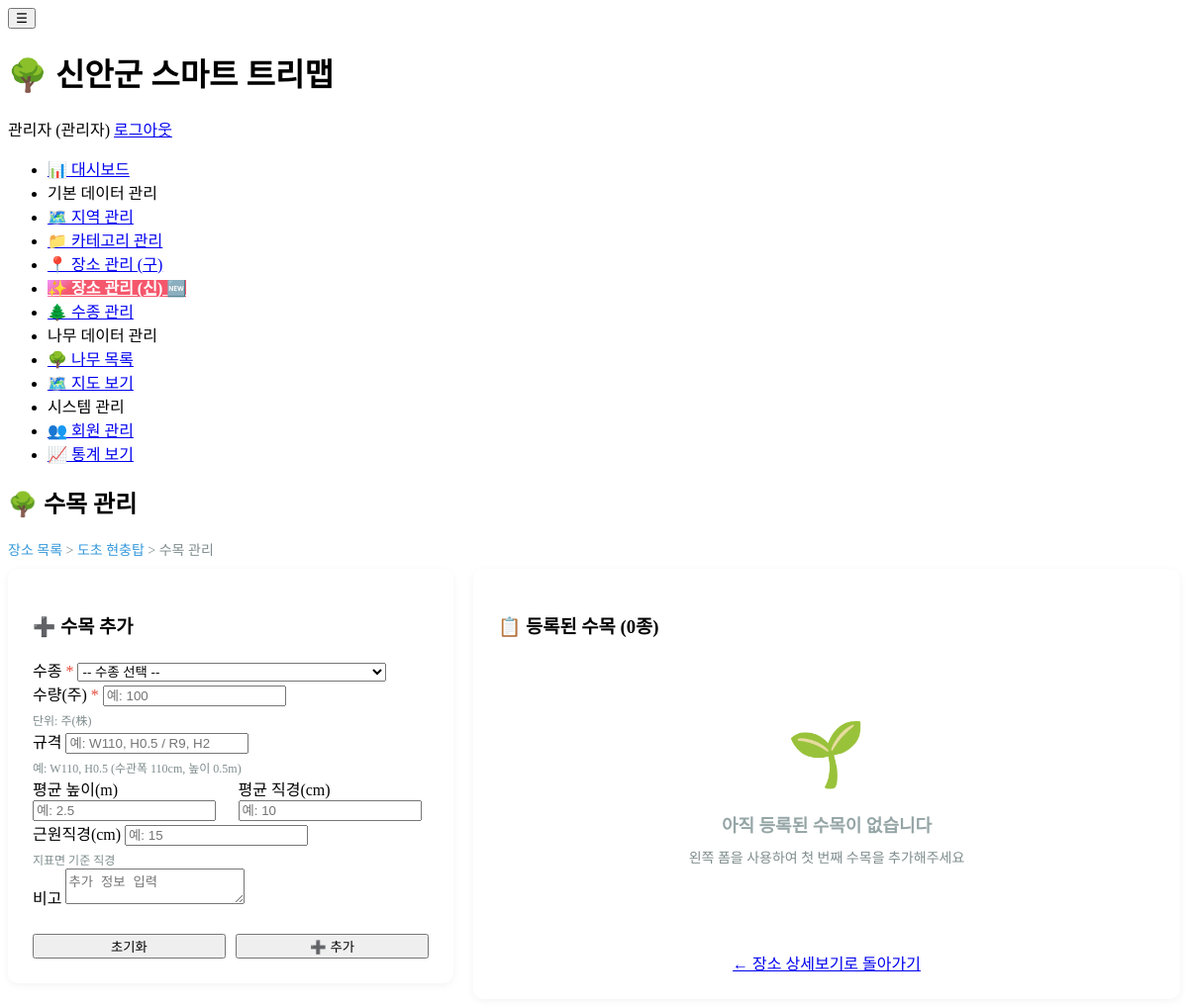
The page /admin/locations/manage_trees.php?location_id=31 (signed in) on the database as committed earlier.
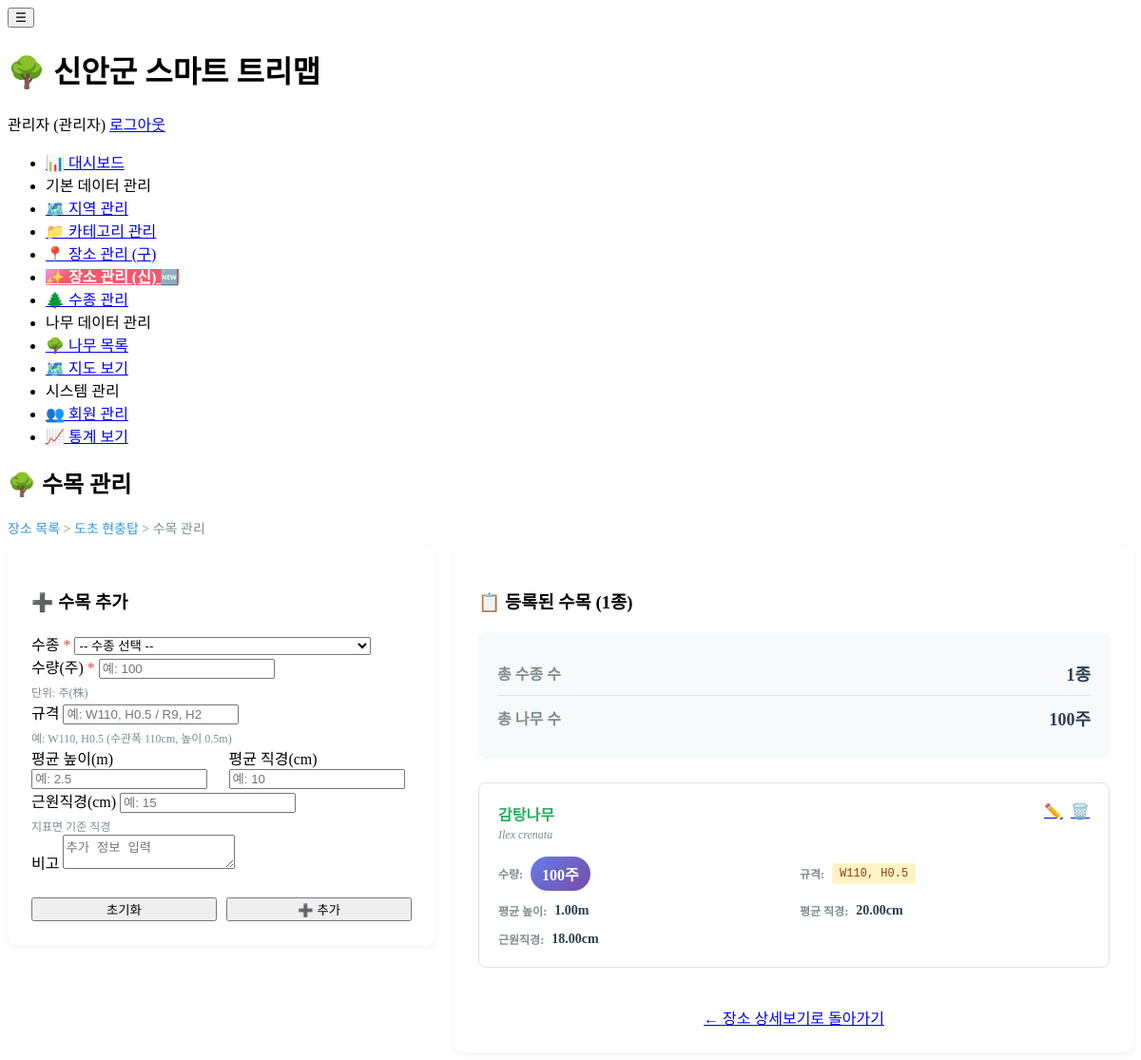
The same page on the database as committed later.
### tables this page shows
CREATE TABLE `location_trees` (
  `location_tree_id` int(11) NOT NULL COMMENT '장소별 수목 ID',
  `location_id` int(11) NOT NULL COMMENT '장소 ID',
  `species_id` int(11) NOT NULL COMMENT '수종 ID',
  `quantity` int(11) NOT NULL DEFAULT 0 COMMENT '수량(주)',
  `size_spec` varchar(50) DEFAULT NULL COMMENT '규격 (예: W110,H0.5 / R9,H2)',
  `average_height` decimal(5,2) DEFAULT NULL COMMENT '평균 높이(m)',
  `average_diameter` decimal(5,2) DEFAULT NULL COMMENT '평균 직경(cm)',
  `root_diameter` decimal(5,2) DEFAULT NULL COMMENT '근원직경(cm)',
  `notes` text DEFAULT NULL COMMENT '비고',
  `created_at` timestamp NOT NULL DEFAULT current_timestamp() COMMENT '생성일시',
  `updated_at` timestamp NOT NULL DEFAULT current_timestamp() ON UPDATE current_timestamp() COMMENT '수정일시'
);

CREATE TABLE `tree_species_master` (
  `species_id` int(11) NOT NULL,
  `scientific_name` varchar(200) NOT NULL,
  `korean_name` varchar(100) NOT NULL,
  `english_name` varchar(100) DEFAULT NULL,
  `family` varchar(100) DEFAULT NULL COMMENT '����',
  `genus` varchar(100) DEFAULT NULL COMMENT '�Ӹ�',
  `characteristics` text DEFAULT NULL COMMENT 'Ư¡',
  `growth_info` text DEFAULT NULL COMMENT '���� ����',
  `care_guide` text DEFAULT NULL COMMENT '���� ���̵�',
  `thumbnail_url` varchar(500) DEFAULT NULL,
  `created_at` timestamp NOT NULL DEFAULT current_timestamp()
);

### admin/locations/manage_trees.php (the view, shortened to what the changed rows need)
<?php
$database = new Database();
$db = $database->getConnection();
$location_id = isset($_GET['location_id']) ? (int)$_GET['location_id'] : 0;
$edit_id = isset($_GET['edit']) ? (int)$_GET['edit'] : 0;
$trees_query = "SELECT
                lt.*,
                s.korean_name,
                s.scientific_name
                FROM location_trees lt
                JOIN tree_species_master s ON lt.species_id = s.species_id
                WHERE lt.location_id = :location_id
                ORDER BY lt.quantity DESC, s.korean_name ASC";
$trees_stmt = $db->prepare($trees_query);
$trees_stmt->bindParam(':location_id', $location_id);
$trees_stmt->execute();
$trees = $trees_stmt->fetchAll();
include '../../includes/header.php';
?>
<div class="page-header">
    <div>
        <h2>🌳 수목 관리</h2>
    </div>
</div>
<div class="content-grid">
    <div class="list-panel">
        <h3 class="card-header" style="margin-bottom: 20px;">
            📋 등록된 수목 (<?php echo count($trees); ?>종)
        </h3>
        <?php if (count($trees) > 0): ?>
        <div class="summary-box">
            <div class="summary-row">
                <div class="summary-label">총 수종 수</div>
                <div class="summary-value"><?php echo number_format(count($trees)); ?>종</div>
            </div>
            <div class="summary-row">
                <div class="summary-label">총 나무 수</div>
                <div class="summary-value">
                    <?php
                    $total_quantity = array_sum(array_column($trees, 'quantity'));
                    echo number_format($total_quantity);
                    ?>주
                </div>
            </div>
        </div>
        <div class="tree-list">
            <?php foreach ($trees as $tree): ?>
            <div class="tree-item <?php echo ($edit_id == $tree['location_tree_id']) ? 'editing' : ''; ?>">
                <div class="tree-header">
                    <div>
                        <div class="tree-species">
                            <?php echo htmlspecialchars($tree['korean_name']); ?>
                        </div>
                        <?php if ($tree['scientific_name']): ?>
                        <div class="tree-scientific">
                            <?php echo htmlspecialchars($tree['scientific_name']); ?>
                        </div>
                        <?php endif; ?>
                    </div>
                    <div class="tree-actions">
                        <a href="manage_trees.php?location_id=<?php echo $location_id; ?>&edit=<?php echo $tree['location_tree_id']; ?>"
                           class="btn btn-sm btn-primary">✏️</a>
                        <a href="manage_trees.php?location_id=<?php echo $location_id; ?>&delete=<?php echo $tree['location_tree_id']; ?>"
                           class="btn btn-sm btn-danger"
                           onclick="return confirm('정말 삭제하시겠습니까?')">🗑️</a>
                    </div>
                </div>
                <div class="tree-details">
                    <div class="detail-item">
                        <div class="detail-label">수량:</div>
                        <div class="quantity-badge"><?php echo number_format($tree['quantity']); ?>주</div>
                    </div>
                    <?php if ($tree['size_spec']): ?>
                    <div class="detail-item">
                        <div class="detail-label">규격:</div>
                        <div class="size-badge"><?php echo htmlspecialchars($tree['size_spec']); ?></div>
                    </div>
                    <?php endif; ?>
                    <?php if ($tree['average_height']): ?>
                    <div class="detail-item">
                        <div class="detail-label">평균 높이:</div>
                        <div class="detail-value"><?php echo number_format($tree['average_height'], 2); ?>m</div>
                    </div>
                    <?php endif; ?>
                    <?php if ($tree['average_diameter']): ?>
                    <div class="detail-item">
                        <div class="detail-label">평균 직경:</div>
                        <div class="detail-value"><?php echo number_format($tree['average_diameter'], 2); ?>cm</div>
                    </div>
                    <?php endif; ?>
                    <?php if ($tree['root_diameter']): ?>
                    <div class="detail-item">
                        <div class="detail-label">근원직경:</div>
                        <div class="detail-value"><?php echo number_format($tree['root_diameter'], 2); ?>cm</div>
                    </div>
                    <?php endif; ?>
                </div>
            </div>
            <?php endforeach; ?>
        </div>
        <?php else: ?>
        <div class="empty-state" style="text-align: center; padding: 60px 20px; color: #95a5a6;">
            <div style="font-size: 64px; margin-bottom: 20px;">🌱</div>
            <div style="font-size: 18px; font-weight: 600; margin-bottom: 10px;">
                아직 등록된 수목이 없습니다
            </div>
            <div style="font-size: 14px; color: #7f8c8d;">
                왼쪽 폼을 사용하여 첫 번째 수목을 추가해주세요
            </div>
        </div>
        <?php endif; ?>
        <div style="margin-top: 25px; text-align: center;">
            <a href="view.php?id=<?php echo $location_id; ?>" class="btn btn-secondary">
            </a>
        </div>
    </div>
</div>
<?php include '../../includes/footer.php'; ?>

Rows that differ between the two databases and show on the page:
added location_trees: species.korean_name "감탕나무", species.scientific_name "Ilex crenata", quantity "100", size_spec "W110, H0.5", average_height "1.00", average_diameter "20.00", root_diameter "18.00"
Other text that changed with them:
count($trees): "0" → "1"
count($trees): (not shown) → "1"
$total_quantity: (not shown) → "100"
text no longer shown: "🌱 아직 등록된 수목이 없습니다 왼쪽 폼을 사용하여 첫 번째 수목을 추가해주세요"
text now shown: "총 수종 수 종 총 나무 수 주"
